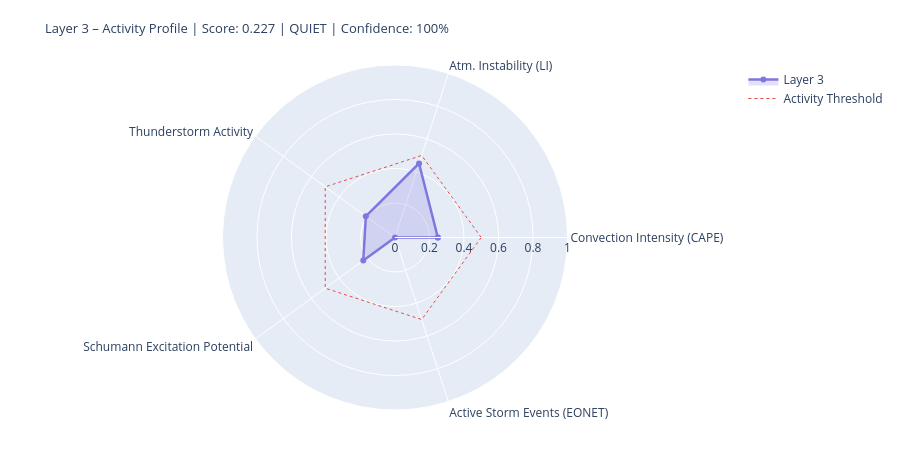

The cell this chart's notebook holds for it:
### Markdown cell above
---
## 4. State Assessment & Handoff to Layer 4/5

### Code cell
# ============================================================
# LAYER-3-SCORE
# Five dynamic components
# ============================================================

def norm(v, lo, hi):
    if v is None or (isinstance(v, float) and math.isnan(v)): return None
    return round(max(0.0, min(1.0, (v - lo) / (hi - lo))), 4)

# --- 1) Convection intensity (global CAPE mean) ---
cape_mean = df_atm['cape'].dropna().mean() if not df_atm.empty else None
conv_score = norm(cape_mean, 0, 3000)
conv_src   = 'primary' if cape_mean is not None else 'missing'

# --- 2) Atmospheric instability (LI mean) ---
li_mean   = df_atm['li'].dropna().mean() if not df_atm.empty else None
# Negative LI = unstable → higher score
instab_score = norm(-li_mean if li_mean is not None else None, -6, 6)
instab_src   = 'primary' if li_mean is not None else 'missing'

# --- 3) Thunderstorm activity (mean thunder score + WMO count) ---
thunder_mean = df_atm['thunder_score'].mean() if not df_atm.empty else None
n_thunder    = int(df_atm['thunderstorm'].sum()) if not df_atm.empty else 0
thunder_score_val = norm(
    (thunder_mean or 0) * 0.7 + n_thunder * 0.1, 0, 1.0
) if thunder_mean is not None else None
thunder_src = 'primary'

# --- 4) Schumann excitation potential (weighted Schumann contribution) ---
schumann_pot = df_atm['schumann_contribution'].mean() if not df_atm.empty else None
# Boosted by Layer-2 thunderstorm trigger
if schumann_pot is not None and l2_thunder:
    schumann_pot = min(1.0, schumann_pot * 1.2)
schumann_score = norm(schumann_pot, 0, 1.0) if schumann_pot is not None else None
schumann_src   = 'derived'

# --- 5) Storm activity (NASA EONET) ---
# Distinction: None = data not loaded, 0.0 = loaded but no events
storm_score = None
storm_src   = 'missing'
if raw.get('storms') is not None:          # API reached successfully
    storm_score = norm(len(storm_events), 0, 30) if storm_events else 0.0
    storm_src   = 'primary'

# X-Ray and Kp: context only, not in dynamic score
# (X-Ray = Layer-0/4 driver; Kp = geomagnetic index, not a lightning proxy)
xray_context = None
if raw.get('xray'):
    df_xc = pd.DataFrame(raw['xray'])
    fc = next((c for c in df_xc.columns
               if any(k in c.lower() for k in ['flux','long']) and 'time' not in c.lower()),
              df_xc.columns[1])
    df_xc[fc] = pd.to_numeric(df_xc[fc], errors='coerce')
    xray_last = df_xc[fc].dropna().iloc[-1] if not df_xc[fc].dropna().empty else None
    if xray_last:
        xray_class = ('X' if xray_last>=1e-4 else 'M' if xray_last>=1e-5
                      else 'C' if xray_last>=1e-6 else 'B')
        xray_context = {'flux': float(xray_last), 'class': xray_class}
        print(f'X-Ray context: {xray_class}-class ({xray_last:.2e} W/m²)')

# --- Aggregate ---
COMPONENTS = {
    'Convection Intensity (CAPE)':  {'score': conv_score,       'source': conv_src,    'dynamic': True},
    'Atm. Instability (LI)':         {'score': instab_score,     'source': instab_src,  'dynamic': True},
    'Thunderstorm Activity':              {'score': thunder_score_val, 'source': thunder_src, 'dynamic': True},
    'Schumann Excitation Potential':   {'score': schumann_score,   'source': schumann_src,'dynamic': True},
    'Active Storm Events (EONET)': {'score': storm_score,      'source': storm_src,   'dynamic': True},
}

available   = {k: v['score'] for k, v in COMPONENTS.items() if v['score'] is not None}
unavailable = [k for k, v in COMPONENTS.items() if v['score'] is None]
layer3_score = round(sum(available.values()) / len(available), 4) if available else None
confidence   = round(len(available) / len(COMPONENTS), 2)
level = ('unknown' if layer3_score is None
         else 'quiet'   if layer3_score < 0.3
         else 'moderate' if layer3_score < 0.6
         else 'active')
dominant_l3 = max(available, key=available.get) if available else 'none'

# --- Ausgabe ---
W = 68
print('=' * W)
print('LAYER 3 – ATMOSPHERE / WEATHER / THUNDERSTORMS – STATE ASSESSMENT')
print('=' * W)
for name, comp in COMPONENTS.items():
    s = comp['score']
    if s is not None:
        bar = '█' * int(s * 20) + '░' * (20 - int(s * 20))
        print(f'  {name:<36} {bar}  {s:.3f}  [{comp["source"]}]')
    else:
        print(f'  {name:<36} {"─" * 20}  n/a   [missing]')
print('-' * W)
print(f'  Score:        {layer3_score:.3f}  ({len(available)}/{len(COMPONENTS)} components)')
print(f'  Confidence:   {confidence:.0%}')
print(f'  Level:        {level.upper()}')
print(f'  Dominant:     {dominant_l3}')
print(f'  CAPE mean:    {cape_mean:.0f} J/kg' if cape_mean else '  CAPE mean:    n/a')
print(f'  LI mean:      {li_mean:.1f} K' if li_mean is not None else '  LI mean:      n/a')
print(f'  Thunderstorms:{n_thunder} points (WMO)  +  {len(storm_events)} NASA EONET')
print('=' * W)

# Radar
cats   = list(available.keys())
vals_r = list(available.values())
if len(cats) >= 3:
    fig = go.Figure()
    fig.add_trace(go.Scatterpolar(
        r=vals_r + [vals_r[0]], theta=cats + [cats[0]],
        fill='toself', fillcolor='rgba(127,119,221,0.22)',
        line=dict(color='#7F77DD', width=2.5), name='Layer 3'
    ))
    fig.add_trace(go.Scatterpolar(
        r=[0.5] * (len(cats)+1), theta=cats + [cats[0]],
        line=dict(color='#E24B4A', dash='dot', width=1),
        mode='lines', name='Activity Threshold'
    ))
    fig.update_layout(
        title=dict(
            text=f'Layer 3 – Activity Profile | Score: {layer3_score:.3f} | {level.upper()} | Confidence: {confidence:.0%}',
            font=dict(size=13)
        ),
        polar=dict(radialaxis=dict(visible=True, range=[0, 1])),
        height=450, showlegend=True,
        margin=dict(l=60, r=60, t=65, b=40)
    )
    fig.show()

### Figure 1 — Plotly figure (JSON) as saved in the notebook; plotly's stock layout.template omitted (floating-point values rounded to 4 significant figures)
{"data": [{"fill": "toself", "fillcolor": "rgba(127,119,221,0.22)", "line": {"color": "#7F77DD", "width": 2.5}, "name": "Layer 3", "r": [0.2483, 0.4514, 0.209, 0.2273, 0.0, 0.2483], "theta": ["Convection Intensity (CAPE)", "Atm. Instability (LI)", "Thunderstorm Activity", "Schumann Excitation Potential", "Active Storm Events (EONET)", "Convection Intensity (CAPE)"], "type": "scatterpolar"}, {"line": {"color": "#E24B4A", "dash": "dot", "width": 1}, "mode": "lines", "name": "Activity Threshold", "r": [0.5, 0.5, 0.5, 0.5, 0.5, 0.5], "theta": ["Convection Intensity (CAPE)", "Atm. Instability (LI)", "Thunderstorm Activity", "Schumann Excitation Potential", "Active Storm Events (EONET)", "Convection Intensity (CAPE)"], "type": "scatterpolar"}], "layout": {"height": 450, "margin": {"b": 40, "l": 60, "r": 60, "t": 65}, "polar": {"radialaxis": {"range": [0, 1], "visible": true}}, "showlegend": true, "title": {"font": {"size": 13}, "text": "Layer 3 – Activity Profile | Score: 0.227 | QUIET | Confidence: 100%"}}}
